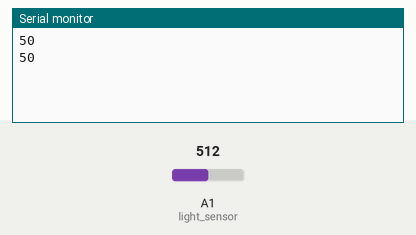
The sketch below on a simulated Arduino Uno, built with avr-gcc and run on an emulated ATmega328P. Shown: the last lines printed to the serial monitor. The inputs (shaded band) are chosen by the test bench; at power-on: A1 (light_sensor) = 512.

Above: at 1.8 s.
1.9 s: A1 (light_sensor) set to 708
At 2.8 s:
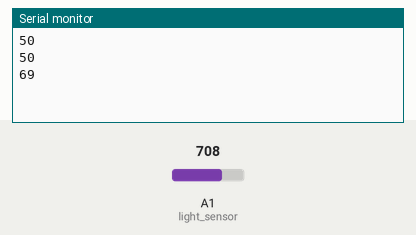
3.4 s: A1 (light_sensor) set to 740
At 4.8 s:
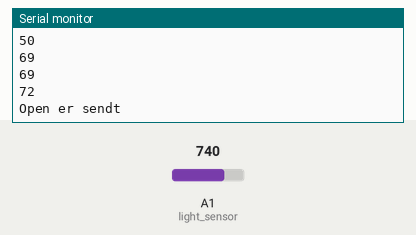
Timing chart, 0 to 6.4 s (numbered marks = the images above; inputs shaded):
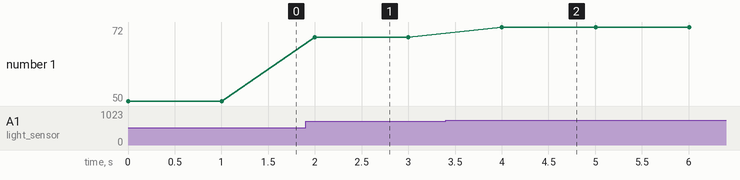

The sketch:

Lyssensor.ino
```cpp
#include <SoftwareSerial.h>

SoftwareSerial mySerial(-1, A3); // RX, TX

int light_sensor = A1;

void setup() {
  Serial.begin(9600);      // til debug i Serial Monitor
  mySerial.begin(19200);      // EasyRadio
}

void loop() {
  int raw_light = analogRead(light_sensor);
  int light = map(raw_light, 0, 1023, 0, 100);

  Serial.println(light);

  if (light > 70) {
    mySerial.println("open"); // send via EasyRadio
    Serial.println("Open er sendt");
  }

  delay(1000);
}
```

Measured:
- the behaviour switches between 726 and 727 on A1 (light_sensor) (found by bisection; images 1 and 2)
- after the input at 1.9 s, the serial monitor: prints a new line after 0.10 s (image 1)
- after the input at 3.4 s, the serial monitor: prints a new line after 0.60 s (image 2)
- plotted number 1: 50 → 69 after the input at 1.9 s, 69 → 72 after the input at 3.4 s
